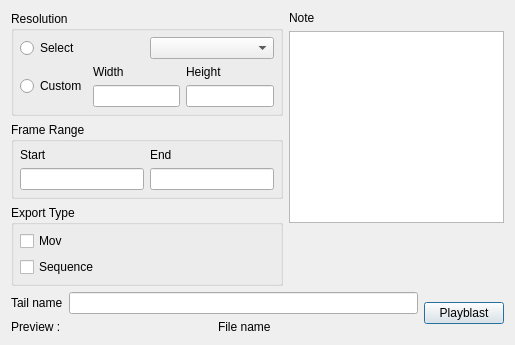
<?xml version="1.0" encoding="UTF-8"?>
<ui version="4.0">
 <class>Dialog</class>
 <widget class="QDialog" name="Dialog">
  <property name="geometry">
   <rect>
    <x>0</x>
    <y>0</y>
    <width>515</width>
    <height>336</height>
   </rect>
  </property>
  <property name="windowTitle">
   <string>The Current Sgtk Environment</string>
  </property>
  <layout class="QVBoxLayout" name="verticalLayout_10">
   <item>
    <layout class="QHBoxLayout" name="horizontalLayout_5">
     <item>
      <layout class="QVBoxLayout" name="verticalLayout_6">
       <item>
        <widget class="QGroupBox" name="groupBox">
         <property name="title">
          <string>Resolution</string>
         </property>
         <layout class="QVBoxLayout" name="verticalLayout_3">
          <property name="margin">
           <number>6</number>
          </property>
          <item>
           <layout class="QHBoxLayout" name="horizontalLayout_2">
            <item>
             <widget class="QRadioButton" name="select_radio">
              <property name="text">
               <string>Select</string>
              </property>
             </widget>
            </item>
            <item>
             <widget class="QComboBox" name="resolution"/>
            </item>
           </layout>
          </item>
          <item>
           <layout class="QHBoxLayout" name="horizontalLayout">
            <item>
             <widget class="QRadioButton" name="custom_radio">
              <property name="text">
               <string>Custom</string>
              </property>
             </widget>
            </item>
            <item>
             <layout class="QVBoxLayout" name="verticalLayout">
              <item>
               <widget class="QLabel" name="label_2">
                <property name="text">
                 <string>Width</string>
                </property>
               </widget>
              </item>
              <item>
               <widget class="QLineEdit" name="w_edit"/>
              </item>
             </layout>
            </item>
            <item>
             <layout class="QVBoxLayout" name="verticalLayout_2">
              <item>
               <widget class="QLabel" name="label_3">
                <property name="text">
                 <string>Height</string>
                </property>
               </widget>
              </item>
              <item>
               <widget class="QLineEdit" name="h_edit"/>
              </item>
             </layout>
            </item>
           </layout>
          </item>
         </layout>
         <zorder>resolution</zorder>
         <zorder></zorder>
         <zorder></zorder>
        </widget>
       </item>
       <item>
        <widget class="QGroupBox" name="groupBox_3">
         <property name="title">
          <string>Frame Range</string>
         </property>
         <layout class="QHBoxLayout" name="horizontalLayout_7">
          <property name="margin">
           <number>6</number>
          </property>
          <item>
           <layout class="QVBoxLayout" name="verticalLayout_8">
            <item>
             <widget class="QLabel" name="label_5">
              <property name="text">
               <string>Start</string>
              </property>
             </widget>
            </item>
            <item>
             <widget class="QLineEdit" name="start_frame">
              <property name="text">
               <string/>
              </property>
             </widget>
            </item>
           </layout>
          </item>
          <item>
           <layout class="QVBoxLayout" name="verticalLayout_9">
            <item>
             <widget class="QLabel" name="label_7">
              <property name="text">
               <string>End</string>
              </property>
             </widget>
            </item>
            <item>
             <widget class="QLineEdit" name="end_frame"/>
            </item>
           </layout>
          </item>
         </layout>
        </widget>
       </item>
       <item>
        <widget class="QGroupBox" name="groupBox_2">
         <property name="title">
          <string>Export Type</string>
         </property>
         <layout class="QVBoxLayout" name="verticalLayout_4">
          <property name="margin">
           <number>6</number>
          </property>
          <item>
           <widget class="QCheckBox" name="mov_select">
            <property name="text">
             <string>Mov</string>
            </property>
           </widget>
          </item>
          <item>
           <widget class="QCheckBox" name="seq_select">
            <property name="text">
             <string>Sequence</string>
            </property>
           </widget>
          </item>
         </layout>
        </widget>
       </item>
      </layout>
     </item>
     <item>
      <layout class="QVBoxLayout" name="verticalLayout_5">
       <item>
        <widget class="QLabel" name="label">
         <property name="text">
          <string>Note</string>
         </property>
        </widget>
       </item>
       <item>
        <widget class="QTextEdit" name="note_box"/>
       </item>
       <item>
        <spacer name="verticalSpacer">
         <property name="orientation">
          <enum>Qt::Vertical</enum>
         </property>
         <property name="sizeHint" stdset="0">
          <size>
           <width>20</width>
           <height>40</height>
          </size>
         </property>
        </spacer>
       </item>
      </layout>
     </item>
    </layout>
   </item>
   <item>
    <layout class="QHBoxLayout" name="horizontalLayout_6">
     <item>
      <layout class="QVBoxLayout" name="verticalLayout_7">
       <item>
        <layout class="QHBoxLayout" name="horizontalLayout_3">
         <item>
          <widget class="QLabel" name="label_6">
           <property name="text">
            <string>Tail name</string>
           </property>
          </widget>
         </item>
         <item>
          <widget class="QLineEdit" name="tail_lineedit"/>
         </item>
        </layout>
       </item>
       <item>
        <layout class="QHBoxLayout" name="horizontalLayout_4">
         <item>
          <widget class="QLabel" name="label_4">
           <property name="text">
            <string>Preview :</string>
           </property>
          </widget>
         </item>
         <item>
          <widget class="QLabel" name="file_name_label">
           <property name="text">
            <string>File name</string>
           </property>
          </widget>
         </item>
        </layout>
       </item>
      </layout>
     </item>
     <item>
      <widget class="QPushButton" name="playblast">
       <property name="text">
        <string>Playblast</string>
       </property>
      </widget>
     </item>
    </layout>
   </item>
  </layout>
 </widget>
 <resources>
  <include location="resources.qrc"/>
 </resources>
 <connections/>
</ui>
